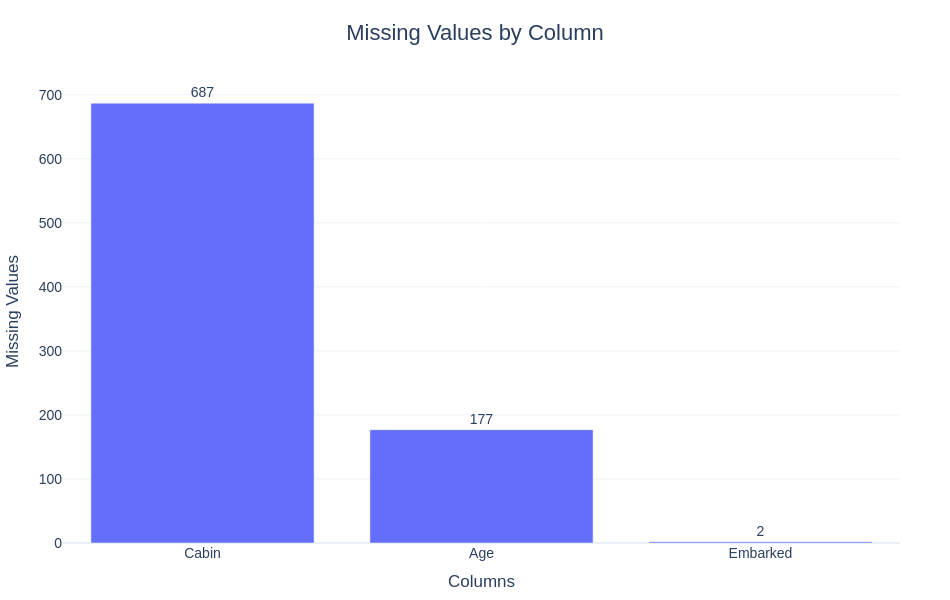

The notebook cell this image was saved under:
### Code cell
viz.missing_values_chart().show()

### Figure 1 — Plotly figure (JSON) as saved in the notebook; plotly's stock layout.template omitted (floating-point values rounded to 4 significant figures)
{"data": [{"hovertemplate": "Columns=%{x}<br>Missing Values=%{y}<br>text=%{text}<extra></extra>", "legendgroup": "", "marker": {"color": "#636efa", "pattern": {"shape": ""}}, "name": "", "orientation": "v", "showlegend": false, "text": [687.0, 177.0, 2.0], "textposition": "outside", "type": "bar", "x": ["Cabin", "Age", "Embarked"], "xaxis": "x", "y": [687, 177, 2], "yaxis": "y"}], "layout": {"barmode": "relative", "font": {"family": "Arial", "size": 14}, "height": 600, "legend": {"title": {"text": ""}, "tracegroupgap": 0}, "margin": {"b": 50, "l": 50, "r": 50, "t": 80}, "title": {"font": {"size": 22}, "text": "Missing Values by Column", "x": 0.5, "xanchor": "center"}, "width": 950, "xaxis": {"anchor": "y", "domain": [0, 1], "title": {"text": "Columns"}}, "yaxis": {"anchor": "x", "domain": [0, 1], "title": {"text": "Missing Values"}}}}
